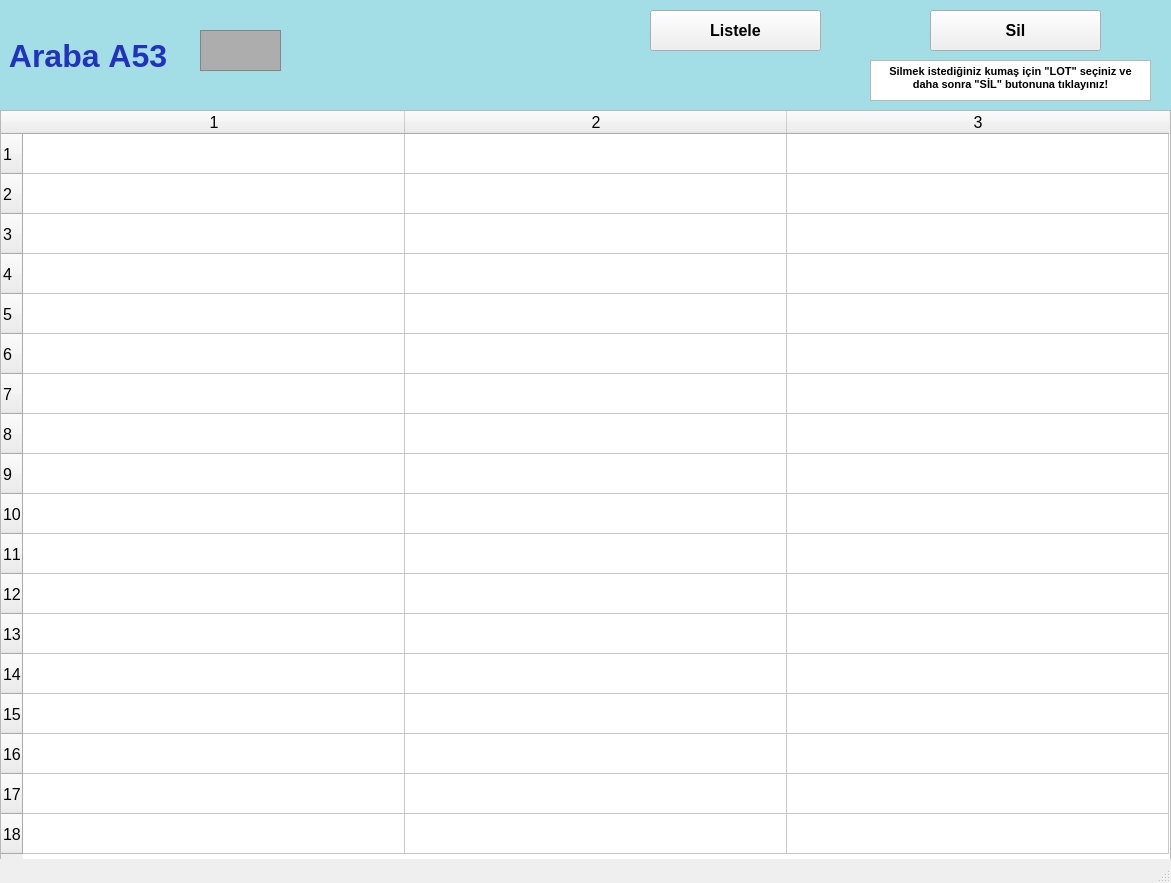
<?xml version="1.0" encoding="UTF-8"?>
<ui version="4.0">
 <class>arabalarA53_ekran</class>
 <widget class="QMainWindow" name="arabalarA53_ekran">
  <property name="geometry">
   <rect>
    <x>0</x>
    <y>0</y>
    <width>1171</width>
    <height>883</height>
   </rect>
  </property>
  <property name="font">
   <font>
    <pointsize>12</pointsize>
    <weight>50</weight>
    <bold>false</bold>
    <kerning>false</kerning>
   </font>
  </property>
  <property name="windowTitle">
   <string/>
  </property>
  <widget class="QWidget" name="centralwidget">
   <widget class="QLabel" name="arabaA1yazi_lbl">
    <property name="geometry">
     <rect>
      <x>0</x>
      <y>0</y>
      <width>1171</width>
      <height>111</height>
     </rect>
    </property>
    <property name="font">
     <font>
      <pointsize>24</pointsize>
      <weight>75</weight>
      <bold>true</bold>
     </font>
    </property>
    <property name="styleSheet">
     <string notr="true">background-color: rgb(163, 221, 229);
color: rgb(34, 50, 190);</string>
    </property>
    <property name="text">
     <string> Araba A53</string>
    </property>
   </widget>
   <widget class="QFrame" name="arabaA1_img">
    <property name="geometry">
     <rect>
      <x>200</x>
      <y>30</y>
      <width>81</width>
      <height>41</height>
     </rect>
    </property>
    <property name="styleSheet">
     <string notr="true">background-color: rgb(173, 173, 173);</string>
    </property>
    <property name="frameShape">
     <enum>QFrame::StyledPanel</enum>
    </property>
    <property name="frameShadow">
     <enum>QFrame::Raised</enum>
    </property>
   </widget>
   <widget class="QPushButton" name="listele53_btn">
    <property name="geometry">
     <rect>
      <x>650</x>
      <y>10</y>
      <width>171</width>
      <height>41</height>
     </rect>
    </property>
    <property name="font">
     <font>
      <pointsize>12</pointsize>
      <weight>75</weight>
      <bold>true</bold>
     </font>
    </property>
    <property name="text">
     <string>Listele</string>
    </property>
   </widget>
   <widget class="QTableWidget" name="A53_tw">
    <property name="geometry">
     <rect>
      <x>0</x>
      <y>110</y>
      <width>1171</width>
      <height>751</height>
     </rect>
    </property>
    <property name="baseSize">
     <size>
      <width>0</width>
      <height>0</height>
     </size>
    </property>
    <property name="rowCount">
     <number>18</number>
    </property>
    <property name="columnCount">
     <number>3</number>
    </property>
    <attribute name="horizontalHeaderVisible">
     <bool>true</bool>
    </attribute>
    <attribute name="horizontalHeaderCascadingSectionResizes">
     <bool>false</bool>
    </attribute>
    <attribute name="horizontalHeaderDefaultSectionSize">
     <number>382</number>
    </attribute>
    <attribute name="horizontalHeaderMinimumSectionSize">
     <number>38</number>
    </attribute>
    <attribute name="verticalHeaderDefaultSectionSize">
     <number>40</number>
    </attribute>
    <attribute name="verticalHeaderMinimumSectionSize">
     <number>23</number>
    </attribute>
    <row/>
    <row/>
    <row/>
    <row/>
    <row/>
    <row/>
    <row/>
    <row/>
    <row/>
    <row/>
    <row/>
    <row/>
    <row/>
    <row/>
    <row/>
    <row/>
    <row/>
    <row/>
    <column/>
    <column/>
    <column/>
   </widget>
   <widget class="QPushButton" name="sil53_btn">
    <property name="geometry">
     <rect>
      <x>930</x>
      <y>10</y>
      <width>171</width>
      <height>41</height>
     </rect>
    </property>
    <property name="font">
     <font>
      <pointsize>12</pointsize>
      <weight>75</weight>
      <bold>true</bold>
     </font>
    </property>
    <property name="text">
     <string>Sil</string>
    </property>
   </widget>
   <widget class="QTextBrowser" name="textBrowser">
    <property name="geometry">
     <rect>
      <x>870</x>
      <y>60</y>
      <width>281</width>
      <height>41</height>
     </rect>
    </property>
    <property name="html">
     <string>&lt;!DOCTYPE HTML PUBLIC &quot;-//W3C//DTD HTML 4.0//EN&quot; &quot;http://www.w3.org/TR/REC-html40/strict.dtd&quot;&gt;
&lt;html&gt;&lt;head&gt;&lt;meta name=&quot;qrichtext&quot; content=&quot;1&quot; /&gt;&lt;style type=&quot;text/css&quot;&gt;
p, li { white-space: pre-wrap; }
&lt;/style&gt;&lt;/head&gt;&lt;body style=&quot; font-family:'MS Shell Dlg 2'; font-size:12pt; font-weight:400; font-style:normal;&quot;&gt;
&lt;p align=&quot;center&quot; style=&quot; margin-top:0px; margin-bottom:0px; margin-left:0px; margin-right:0px; -qt-block-indent:0; text-indent:0px;&quot;&gt;&lt;span style=&quot; font-size:8pt; font-weight:600;&quot;&gt;Silmek istediğiniz kumaş için &amp;quot;LOT&amp;quot; seçiniz ve daha sonra &amp;quot;SİL&amp;quot; butonuna tıklayınız!&lt;/span&gt;&lt;/p&gt;&lt;/body&gt;&lt;/html&gt;</string>
    </property>
   </widget>
  </widget>
  <widget class="QStatusBar" name="statusbar"/>
 </widget>
 <resources/>
 <connections/>
</ui>
